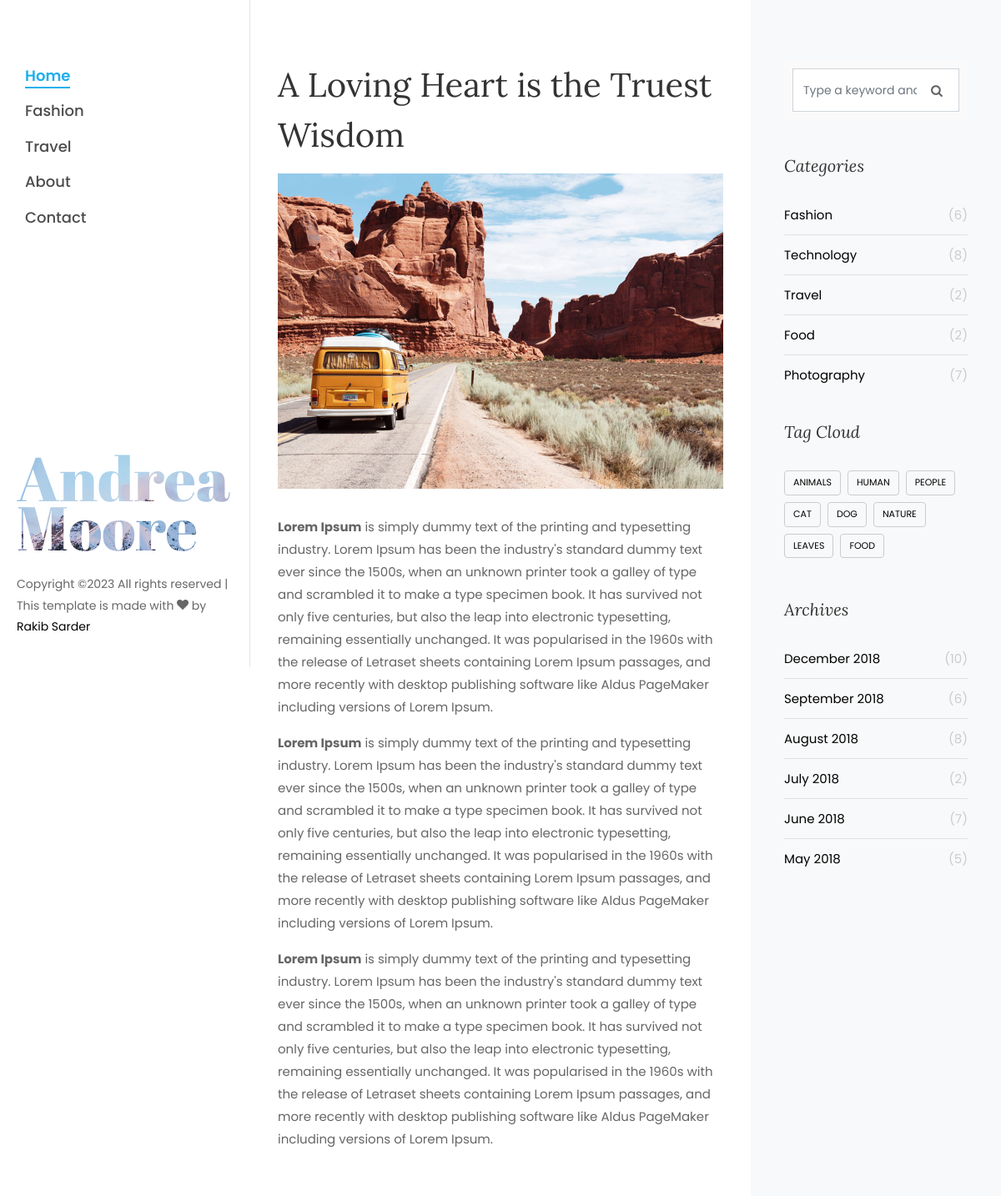
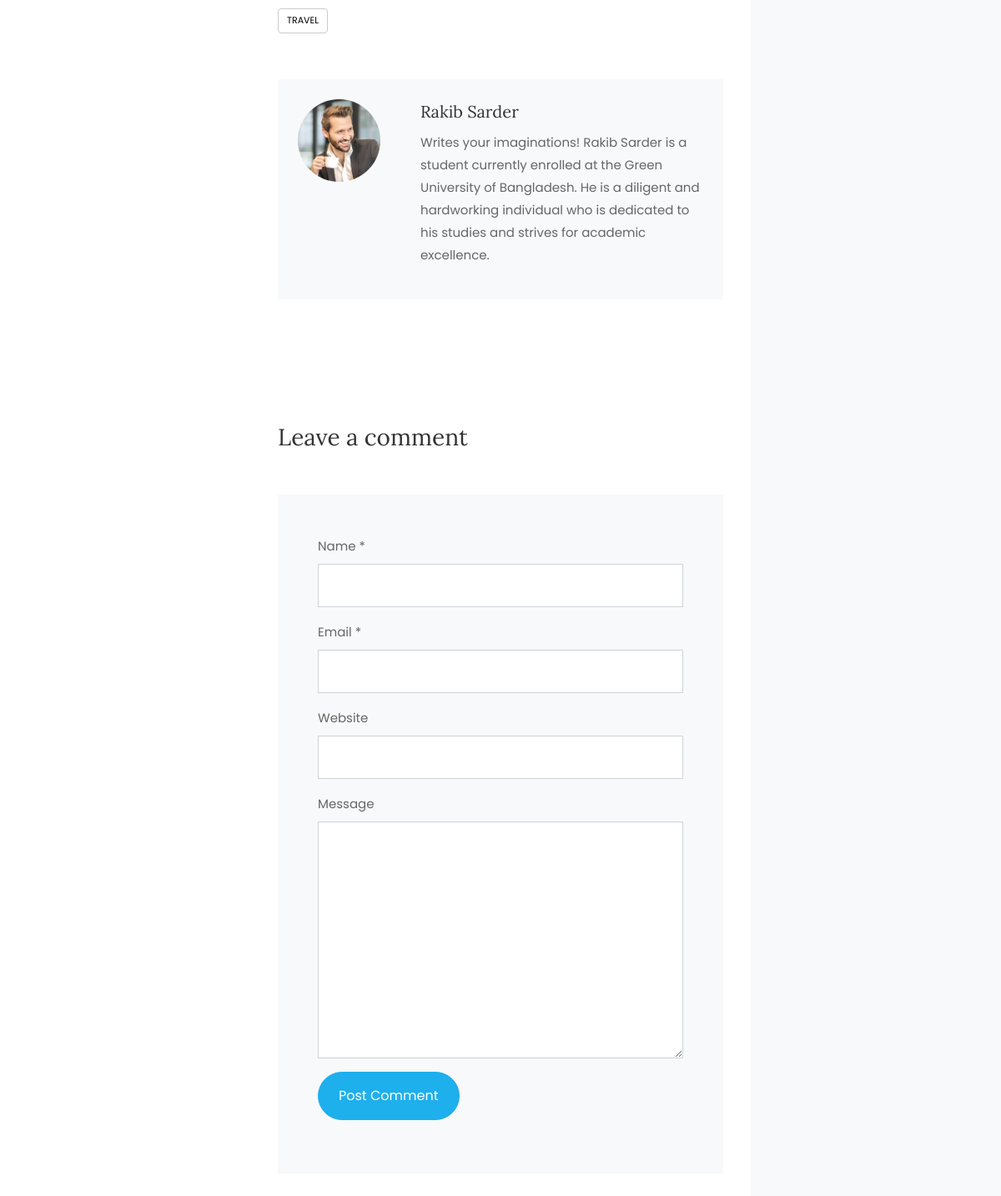
The page /a-loving-heart-is-the-truest-wisdom/ on the database its author committed (2 pictures, top to bottom).
### blog/models.py (models this page shows, shortened)
class Post(models.Model):
    title = models.CharField(max_length=200)
    slug = models.SlugField(max_length=200, unique=True, null=True, blank=True)
    content = RichTextUploadingField ()
    featured_img = models.ImageField(upload_to='uploads/', null=True, blank=True)
    tags = TaggableManager(blank=True)
    popular = models.BooleanField(default=False)
    pub_date = models.DateTimeField(auto_now=True)
    mod_date = models.DateTimeField(auto_now_add=True)

### blog/views.py (the view)
# urls.py: path('<slug:slug>/', views.single_view, name='single'),
def single_view(request, slug):
    post = get_object_or_404(Post, slug=slug)
    context = {'post':post}
    return render(request, 'blog/single.html', context=context )

### templates/blog/single.html (shortened to what this page needs)
{% load static %}
{% load social_share %}
<!DOCTYPE html>
<html lang="en">
  <head>
    <link rel="stylesheet" href="{% static 'css/open-iconic-bootstrap.min.css' %}">
    <link rel="stylesheet" href="{% static 'css/animate.css' %}">
    <link rel="stylesheet" href="{% static 'css/owl.carousel.min.css' %}">
    <link rel="stylesheet" href="{% static 'css/owl.theme.default.min.css' %}">
    <link rel="stylesheet" href="{% static 'css/magnific-popup.css' %}">
    <link rel="stylesheet" href="{% static 'css/aos.css' %}">
    <link rel="stylesheet" href="{% static 'css/ionicons.min.css' %}">
    <link rel="stylesheet" href="{% static 'css/bootstrap-datepicker.css' %}">
    <link rel="stylesheet" href="{% static 'css/jquery.timepicker.css' %}">
    <link rel="stylesheet" href="{% static 'css/flaticon.css' %}">
    <link rel="stylesheet" href="{% static 'css/icomoon.css' %}">
    <link rel="stylesheet" href="{% static 'css/style.css' %}">
  </head>
  <body>
	<div id="colorlib-page">
		<aside id="colorlib-aside" role="complementary" class="js-fullheight">
			<nav id="colorlib-main-menu" role="navigation">
				<ul>
					<li class="colorlib-active"><a href="{% url 'home' %}">Home</a></li>
					<li><a href="#">Fashion</a></li>
					<li><a href="#">Travel</a></li>
					<li><a href="#">About</a></li>
					<li><a href="#">Contact</a></li>
				</ul>
			</nav>
			<div class="colorlib-footer">
				<h1 id="colorlib-logo" class="mb-4"><a href="{% url 'home' %}" style="background-image: url({% static 'images/bg_1.jpg' %});">Andrea <span>Moore</span></a></h1>
				<p class="pfooter">
	  Copyright &copy;<script>document.write(new Date().getFullYear());</script> All rights reserved | This template is made with <i class="icon-heart" aria-hidden="true"></i> by <a href="https://colorlib.com" target="_blank">Rakib Sarder</a>
	  </p>
			</div>
		</aside>
		<div id="colorlib-main">
			<section class="ftco-section ftco-no-pt ftco-no-pb">
	    	<div class="container">
	    		<div class="row d-flex">
	    			<div class="col-lg-8 px-md-5 py-5">
	    				<div class="row pt-md-4">
	    					<h1 class="mb-3">{{post.title}}</h1>
							<p>
								<img src="{{post.featured_img.url}}" alt="" class="img-fluid">
							  </p>
							<p>{{post.content | safe}}</p>
		            <div class="tag-widget post-tag-container mb-5 mt-5">
		              <div class="tagcloud">
						{% for tag in post.tags.all  %}
						<a href="#" class="tag-cloud-link">{{tag.name}}</a>
						{% endfor %}
		              </div>
		            </div>
		            <div class="about-author d-flex p-4 bg-light">
		              <div class="bio mr-5">
		                <img src="{% static 'images/person_1.jpg' %}" alt="Image placeholder" class="img-fluid mb-4">
		              </div>
		              <div class="desc">
		                <h3>Rakib Sarder</h3>
		                <p>Writes your imaginations! Rakib Sarder is a student currently enrolled at the Green University of Bangladesh. He is a diligent and hardworking individual who is dedicated to his studies and strives for academic excellence.</p>
		              </div>
		            </div>
		            <div class="pt-5 mt-5">
		              <div class="comment-form-wrap pt-5">
		                <h3 class="mb-5">Leave a comment</h3>
		                <form action="#" class="p-3 p-md-5 bg-light">
		                  <div class="form-group">
		                    <label for="name">Name *</label>
		                    <input type="text" class="form-control" id="name">
		                  </div>
		                  <div class="form-group">
		                    <label for="email">Email *</label>
		                    <input type="email" class="form-control" id="email">
		                  </div>
		                  <div class="form-group">
		                    <label for="website">Website</label>
		                    <input type="url" class="form-control" id="website">
		                  </div>
		                  <div class="form-group">
		                    <label for="message">Message</label>
		                    <textarea name="" id="message" cols="30" rows="10" class="form-control"></textarea>
		                  </div>
		                  <div class="form-group">
		                    <input type="submit" value="Post Comment" class="btn py-3 px-4 btn-primary">
		                  </div>
		                </form>
		              </div>
		            </div>
			    		</div>
			    	</div>
	    			<div class="col-lg-4 sidebar ftco-animate bg-light pt-5">
	            <div class="sidebar-box pt-md-4">
	              <form action="#" class="search-form">
	                <div class="form-group">
	                  <span class="icon icon-search"></span>
	                  <input type="text" class="form-control" placeholder="Type a keyword and hit enter">
	                </div>
	              </form>
	            </div>
	            <div class="sidebar-box ftco-animate">
	            	<h3 class="sidebar-heading">Categories</h3>
	              <ul class="categories">
	                <li><a href="#">Fashion <span>(6)</span></a></li>
	                <li><a href="#">Technology <span>(8)</span></a></li>
	                <li><a href="#">Travel <span>(2)</span></a></li>
	                <li><a href="#">Food <span>(2)</span></a></li>
	                <li><a href="#">Photography <span>(7)</span></a></li>
	              </ul>
	            </div>
	            <div class="sidebar-box ftco-animate">
	              <h3 class="sidebar-heading">Tag Cloud</h3>
	              <ul class="tagcloud">
	                <a href="#" class="tag-cloud-link">animals</a>
	                <a href="#" class="tag-cloud-link">human</a>
	                <a href="#" class="tag-cloud-link">people</a>
	                <a href="#" class="tag-cloud-link">cat</a>
	                <a href="#" class="tag-cloud-link">dog</a>
	                <a href="#" class="tag-cloud-link">nature</a>
	                <a href="#" class="tag-cloud-link">leaves</a>
	                <a href="#" class="tag-cloud-link">food</a>
	              </ul>
	            </div>
	            <div class="sidebar-box ftco-animate">
	            	<h3 class="sidebar-heading">Archives</h3>
	              <ul class="categories">
	              	<li><a href="#">December 2018 <span>(10)</span></a></li>
	                <li><a href="#">September 2018 <span>(6)</span></a></li>
	                <li><a href="#">August 2018 <span>(8)</span></a></li>
	                <li><a href="#">July 2018 <span>(2)</span></a></li>
	                <li><a href="#">June 2018 <span>(7)</span></a></li>
	                <li><a href="#">May 2018 <span>(5)</span></a></li>
	              </ul>
	            </div>
	          </div>
	    		</div>
	    	</div>
	    </section>
		</div>
	</div>
  </body>
</html>

### static/css/icomoon.css (style rules this page uses)
[class^="icon-"], [class*=" icon-"] { font-family: 'icomoon' !important; speak: none; font-style: normal; font-weight: normal; font-variant: normal; text-transform: none; line-height: 1; -webkit-font-smoothing: antialiased; -moz-osx-font-smoothing: grayscale; }
.icon-search:before { content: "\f002"; }
.icon-heart:before { content: "\f004"; }

### rows shown on the page
Post: title "A Loving Heart is the Truest Wisdom", featured_img (picture), content "Lorem Ipsum is simply dummy text of the printing and typesetting industry. Lorem Ipsum has been the industry's standard dummy text ever since the 1500s, when an unknown printer took a galley of type and scrambled it to make a type specimen book. It has survived not only five centuries, but also the leap into electronic typesetting, remaining essentially unchanged. It was popularised in the 1960s with the release of Letraset sheets containing Lorem Ipsum passages, and more recently with desktop publishing software like Aldus PageMaker including versions of Lorem Ipsum. Lorem Ipsum is simply dummy text of the printing and typesetting industry. Lorem Ipsum has been the industry's standard…"
Tag: name "TRAVEL"
